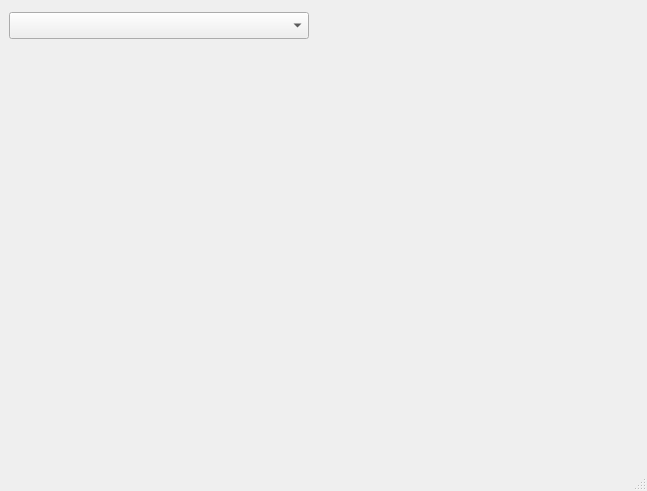
<?xml version="1.0" encoding="UTF-8"?>
<ui version="4.0">
 <class>MainWindow</class>
 <widget class="QMainWindow" name="MainWindow">
  <property name="geometry">
   <rect>
    <x>0</x>
    <y>0</y>
    <width>647</width>
    <height>491</height>
   </rect>
  </property>
  <property name="windowTitle">
   <string>MainWindow</string>
  </property>
  <widget class="QWidget" name="centralwidget">
   <layout class="QVBoxLayout" name="verticalLayout_2">
    <item>
     <layout class="QVBoxLayout" name="verticalLayout">
      <item>
       <layout class="QHBoxLayout" name="horizontalLayout">
        <item>
         <widget class="QComboBox" name="cmbMethods">
          <property name="minimumSize">
           <size>
            <width>300</width>
            <height>0</height>
           </size>
          </property>
          <property name="font">
           <font>
            <family>Times New Roman</family>
            <pointsize>12</pointsize>
           </font>
          </property>
          <property name="currentIndex">
           <number>-1</number>
          </property>
         </widget>
        </item>
        <item>
         <spacer name="horizontalSpacer">
          <property name="orientation">
           <enum>Qt::Horizontal</enum>
          </property>
          <property name="sizeHint" stdset="0">
           <size>
            <width>40</width>
            <height>20</height>
           </size>
          </property>
         </spacer>
        </item>
        <item>
         <widget class="QLabel" name="lblRozenPic">
          <property name="minimumSize">
           <size>
            <width>313</width>
            <height>34</height>
           </size>
          </property>
          <property name="maximumSize">
           <size>
            <width>313</width>
            <height>34</height>
           </size>
          </property>
          <property name="text">
           <string/>
          </property>
          <property name="pixmap">
           <pixmap>rozen.bmp</pixmap>
          </property>
         </widget>
        </item>
       </layout>
      </item>
      <item>
       <widget class="QWidget" name="widgetplot" native="true"/>
      </item>
     </layout>
    </item>
   </layout>
  </widget>
  <widget class="QMenuBar" name="menubar">
   <property name="geometry">
    <rect>
     <x>0</x>
     <y>0</y>
     <width>647</width>
     <height>21</height>
    </rect>
   </property>
  </widget>
  <widget class="QStatusBar" name="statusbar"/>
 </widget>
 <resources/>
 <connections>
  <connection>
   <sender>cmbMethods</sender>
   <signal>currentIndexChanged(int)</signal>
   <receiver>MainWindow</receiver>
   <slot>change_method()</slot>
   <hints>
    <hint type="sourcelabel">
     <x>160</x>
     <y>136</y>
    </hint>
    <hint type="destinationlabel">
     <x>377</x>
     <y>243</y>
    </hint>
   </hints>
  </connection>
 </connections>
 <slots>
  <slot>change_method()</slot>
 </slots>
</ui>
